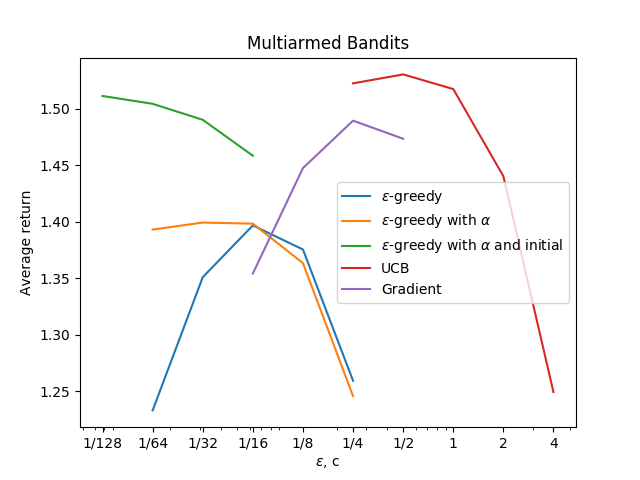

Reproduce this figure in Python.

import matplotlib.pyplot as plt
import numpy as np
from fractions import Fraction

# e-greedy
plot1, = plt.plot(
	[1/64, 1/32, 1/16, 1/8, 1/4],
	[1.2332039927871679, 1.3510964751538432, 1.3969254689491928, 1.3756075883697045, 1.2594456293233878]
)

# e-greedy and alpha
plot2, = plt.plot(
	np.array([1/64, 1/32, 1/16, 1/8, 1/4]),
	[1.3932540648541343, 1.3994634403448867, 1.3984898123010694, 1.3635468934825767, 1.2458611432508624]
)

# e-greedy, alpha and initial
plot3, = plt.plot(
	np.array([1/128, 1/64, 1/32, 1/16]),
	[1.5114941500085874, 1.5045500670594925, 1.490420028255835, 1.4586311972969734],
)

# UCB
plot4, = plt.plot(
	np.array([1/4, 1/2, 1, 2, 4]),
	[1.5226647954797536, 1.5305905557802615, 1.5176101323132476, 1.440517813415161, 1.2494235051618803]
)

# Gradient
plot5, = plt.plot(
	[1/16, 1/8, 1/4, 1/2],
	[1.3543108410700546, 1.4476678343099378, 1.4896252915969828, 1.4736398865903912]
)

plt.xscale('log')
plt.xticks([1/128, 1/64, 1/32, 1/16, 1/8, 1/4, 1/2, 1, 2, 4], [Fraction(1, 128), Fraction(1, 64), Fraction(1, 32), Fraction(1, 16), Fraction(1, 8), Fraction(1, 4), Fraction(1,2), 1, 2, 4])

plt.legend(
	(plot1, plot2, plot3, plot4, plot5),
	( r'$\epsilon$-greedy', r'$\epsilon$-greedy with $\alpha$', r'$\epsilon$-greedy with $\alpha$ and initial', 'UCB', 'Gradient')
)

plt.xlabel(r'$\epsilon$, c')

plt.ylabel('Average return')

plt.title('Multiarmed Bandits')

plt.savefig('graph.png')

plt.show()
